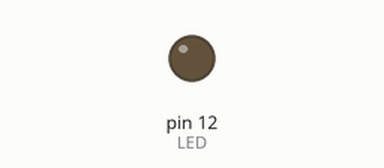
Recording of a sketch running on a simulated Arduino Uno, built with avr-gcc and run on an emulated ATmega328P. Parts: output pins drawn as LEDs (lit = HIGH).

Above: at 3.2 s.
At 13.3 s:
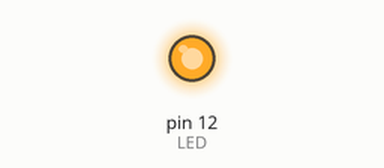
Timing chart, 0 to 35.9 s (numbered marks = the images above):
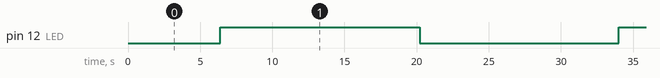

Measured:
- by itself, pin 12 (LED): alternates HIGH for 13.8 s and LOW for 13.8 s

The sketch:

pwm.ino
```cpp
int LED = 12;  // pin ke kterému je připojena LED
void setup() {
  pinMode(LED,OUTPUT); // nastavení pinu jako výstup

}

void loop() {
 for(int i = 0; i < 256;i++){  // na pin LED se nastaví hodnota "i"  ( arduino UNU má standartně nastavený rozsah PWM  na 0 až 255 )
    analogWrite(LED,i); // PWM
    delay(50);
  }
 delay(1000);
 for(int i = 255; i > -1; i--){
     analogWrite(LED,i);
     delay(50);
  }
  delay(1000);

}
```
